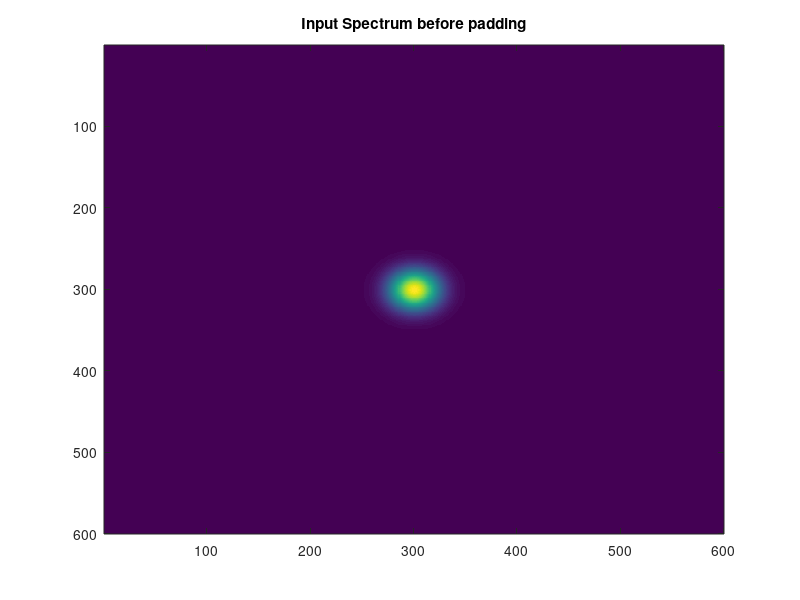
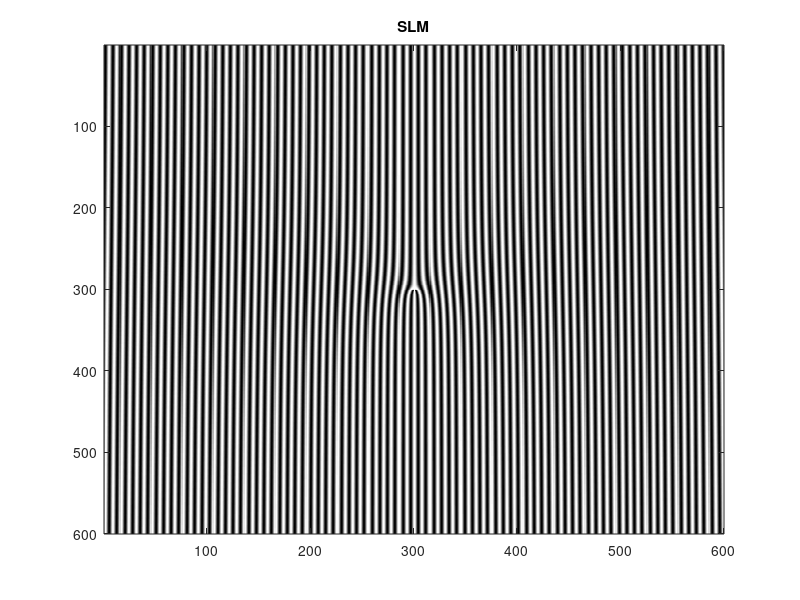
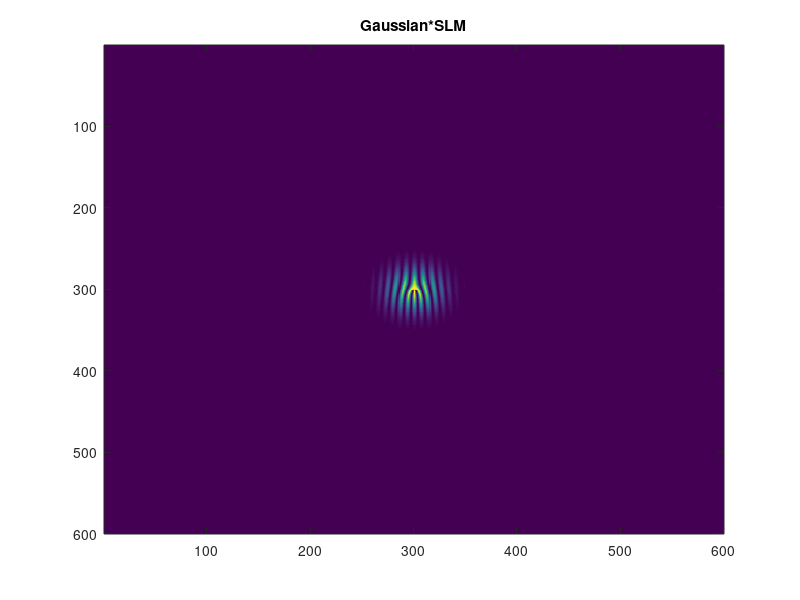

Reproduce these figures in MATLAB, in order. (Note: this script raises an error after producing the figures.)
clc
clear
close all


% Code for generating SLM holograms 29-07-2020 first edit
% size of OAM order beam increases with decrease in waist of input gaussian
N     = 600; % density for points in one direction (make even)
L     = 5e-3;
d     = L/(N);
g     = (-N/2:N/2-1)*d;
[x,y] = meshgrid(g);
E0   = 1;
w     = 0.2e-3;
lamb  = 627e-9;
kbeam = 2*pi/lamb;
kslm  = kbeam/10;
R     = 0.1; % radius of curvature of gaussian doughnut depends on 
p     = 1; 
ll    = 2; %order of OAM to be generated
Z     = 0.05; % proapgation distance
% in polar coordinates
%[r,t] = meshgrid(0:d:ll,0:pi/30:2*pi);


% %% doughnut gaussian wave
% r  = sqrt(x.^2 + y.^2);
% t  = atan(y./x);
% 
% DG = E_0*r./w.*exp(-(r/w).^2).*exp(-1i*k*r.^2/(2*R) - 1i*p*t) + 1.5;
% 
% % padding with xeros for input to angular spect
% % DG = padarray(DG,N/2);
% % DG = padarray(DG',N/2);
% 
% % n        = length(DG);
% % g        = (-n/2:n/2-1)*d;
% % [x,y]    = meshgrid(g);
% imagesc(abs(DG),'CDataMapping','scaled')
% 
% U  = Band_extended_angular_spect(DG,x,y,d,lamb,Z);
% 
% figure
% imagesc(abs(U),'CDataMapping','scaled')


%% generating gaussian beam

Psibeam = E0*exp(-(x.^2 + y.^2)/(w^2));
size(Psibeam)

figure
imagesc(abs(Psibeam),'CDataMapping','scaled')
title('Input Spectrum before padding')

%% SLM generation II

kx  = kslm/10;
phi = atan(y./x);

T   = 0.5*(1-cos(kx*x - ll*phi));

figure
imagesc(T,'CDataMapping','scaled')
title('SLM')
colormap(gray)

%% Multiplying SLM with gaussian

G = T.*Psibeam;

figure
imagesc(G,'CDataMapping','scaled')
title('Gaussian*SLM')

%fraunhaufer
[Uout,x2,y2] = fraunhofer_prop(G,lamb,d,Z);
figure
imagesc((abs(Uout)),'CDataMapping','scaled')

% % Angular Spectrum
% U  = Band_extended_angular_spect(T,x,y,d,lamb,Z);
% 
% figure
% imagesc(abs(U)/max(max(abs(Uout))),'CDataMapping','scaled')

























